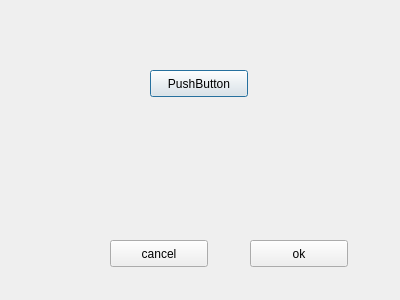
<?xml version="1.0" encoding="UTF-8"?>
<ui version="4.0">
 <class>temp2DialogBase</class>
 <widget class="QDialog" name="temp2DialogBase">
  <property name="geometry">
   <rect>
    <x>0</x>
    <y>0</y>
    <width>400</width>
    <height>300</height>
   </rect>
  </property>
  <property name="windowTitle">
   <string>temp2</string>
  </property>
  <widget class="QPushButton" name="pushButton">
   <property name="geometry">
    <rect>
     <x>150</x>
     <y>70</y>
     <width>98</width>
     <height>27</height>
    </rect>
   </property>
   <property name="text">
    <string>PushButton</string>
   </property>
  </widget>
  <widget class="QLabel" name="status_label">
   <property name="geometry">
    <rect>
     <x>110</x>
     <y>140</y>
     <width>211</width>
     <height>51</height>
    </rect>
   </property>
   <property name="text">
    <string/>
   </property>
  </widget>
  <widget class="QPushButton" name="ok_button">
   <property name="geometry">
    <rect>
     <x>250</x>
     <y>240</y>
     <width>98</width>
     <height>27</height>
    </rect>
   </property>
   <property name="text">
    <string>ok</string>
   </property>
  </widget>
  <widget class="QPushButton" name="cancel_button">
   <property name="geometry">
    <rect>
     <x>110</x>
     <y>240</y>
     <width>98</width>
     <height>27</height>
    </rect>
   </property>
   <property name="text">
    <string>cancel</string>
   </property>
  </widget>
 </widget>
 <resources/>
 <connections/>
</ui>
